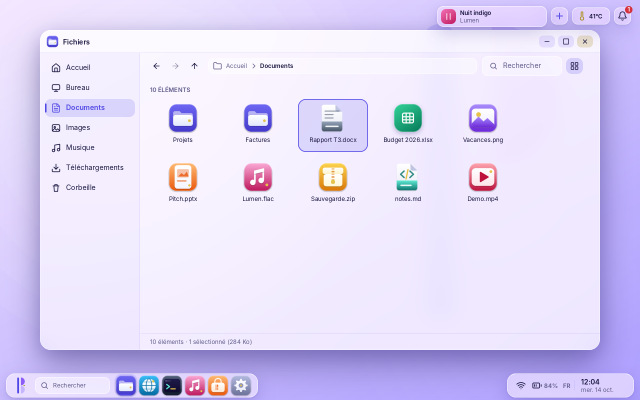
#> input picture GUI/Styles_composants_ui/baura-os-docs/07-BUREAU-CIBLE/render/app_01_files.png, 1280 x 800 px, given as the content of the folder ../render/app_01_files.png, which was not available (shown at 1/2 size)
$ python make_sheets.py ../render/app_01_files.png
#> lines starting #> are read from the running program, lines starting #| are printed output that depends on the picture
#!/usr/bin/env python3
"""Planches de contact de 07 : ecrans_planche.png (coque + installateur) et apps_planche.png (12 applications). Usage : make_sheets.py ../render"""
import glob, os, sys
from PIL import Image
r = sys.argv[1]
def sheet(files, cols, W, H, out):
#> called with cols = 3, W = 640, H = 400
    rows = (len(files) + cols - 1) // cols; s = Image.new('RGB', (W * cols, H * rows))
#> after `s = Image.new('RGB', (W * cols, H * rows))`: s: PIL image 1920x400 RGB; every value is 0
    for i, f in enumerate(files): s.paste(Image.open(f).resize((W, H), Image.LANCZOS), ((i % cols) * W, (i // cols) * H))
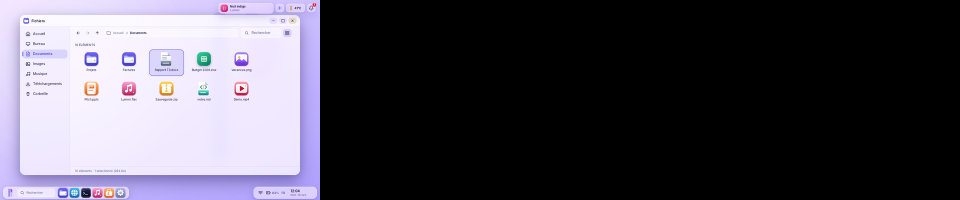
#> s: PIL image 1920x400 RGB (shown at 1/2 size); mean R, G, B 74.8, 72.1, 82.2
#> call 2 of sheet, with cols = 3, W = 640, H = 360
#> in sheet (call 2), `s = Image.new('RGB', (W * cols, H * rows))`: s: PIL image 1920x1440 RGB; every value is 0
#> in sheet (call 2), `for i, f in enumerate(files): s.paste(Image.open(f).resize((W, H), Ima..`:
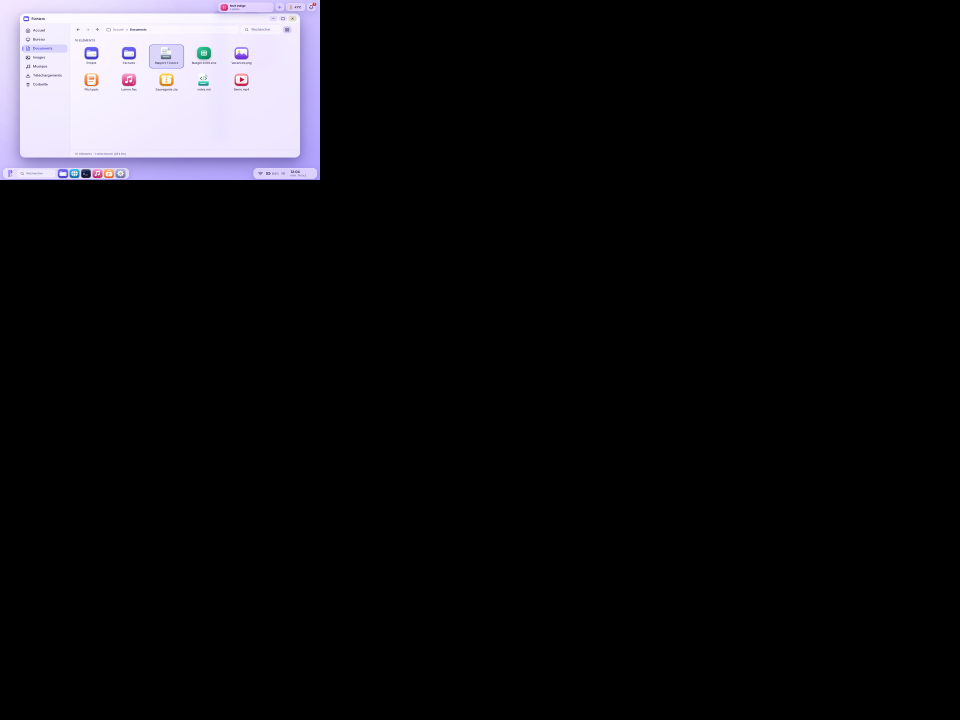
#> s: PIL image 1920x1440 RGB (shown at 1/2 size); mean R, G, B 18.7, 18, 20.5
#> pass 2 of the loop in sheet, `for i, f in enumerate(files): s.paste(Image.open(f).resize((W, H), Ima..`:
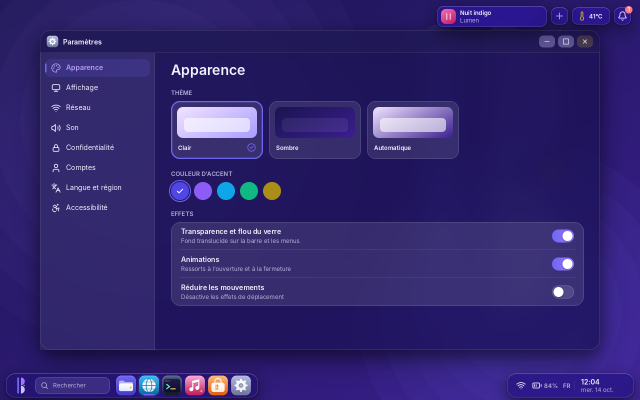
#> input picture GUI/Styles_composants_ui/baura-os-docs/07-BUREAU-CIBLE/render/app_02_settings.png, 1280 x 800 px, given in place of bureau_defaut_sombre.png, which was not available (shown at 1/2 size)
#> in sheet (call 2), `for i, f in enumerate(files): s.paste(Image.open(f).resize((W, H), Ima..`:
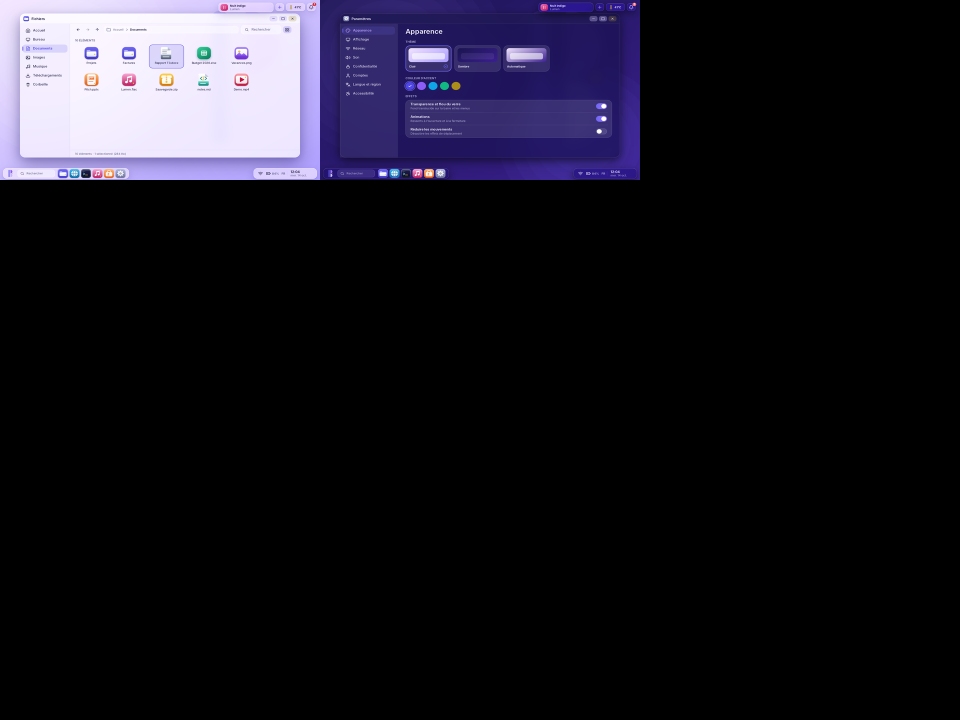
#> s: PIL image 1920x1440 RGB (shown at 1/2 size); mean R, G, B 22.9, 21.2, 29.8
    s.save(out)
sheet(sorted(glob.glob(os.path.join(r, 'app_*.png'))), 3, 640, 400, os.path.join(r, 'apps_planche.png'))
#> (the run stopped early here; a loop or call above may not have finished)
